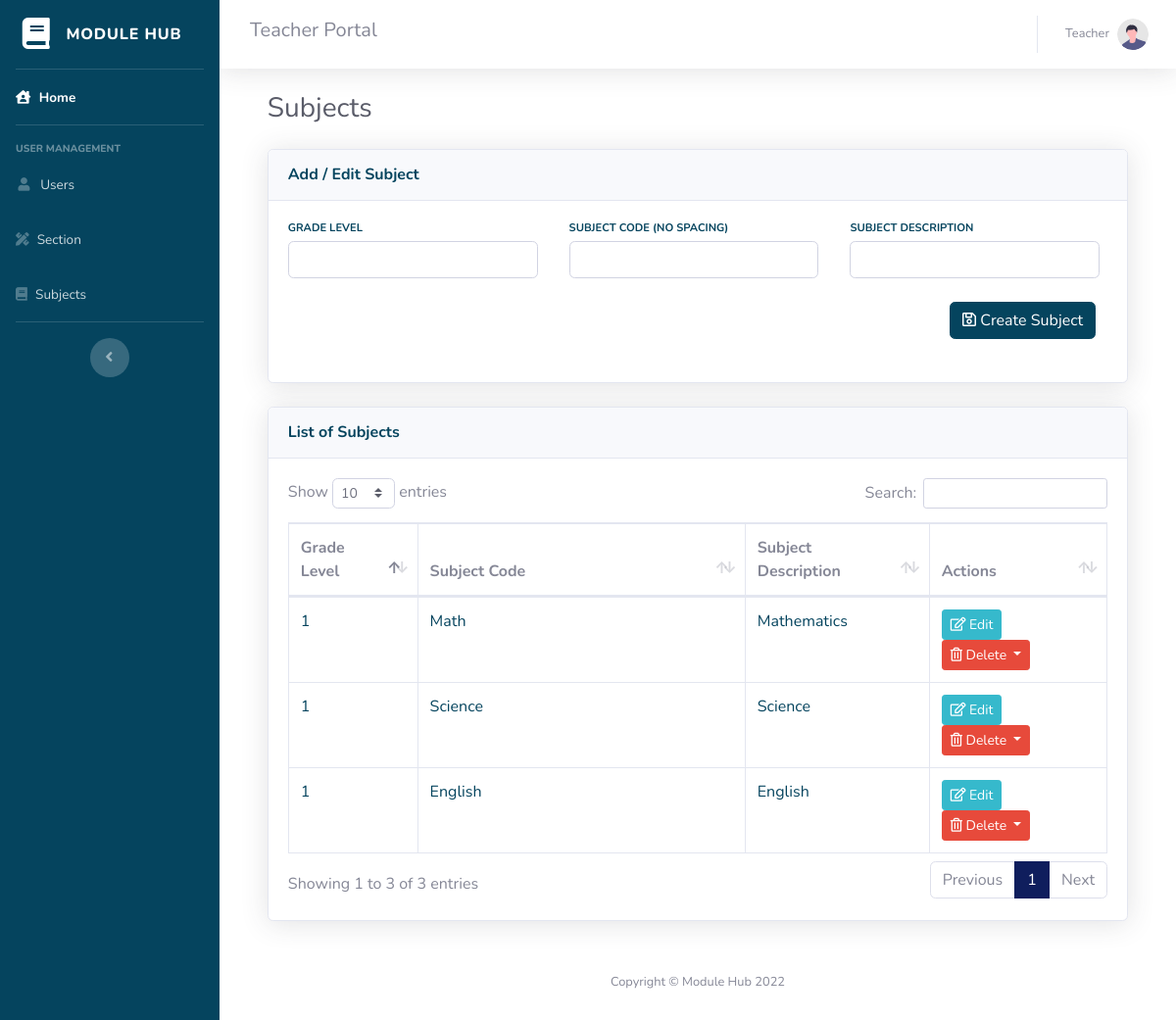
Before: /subjects.php (signed in) with the older database file.
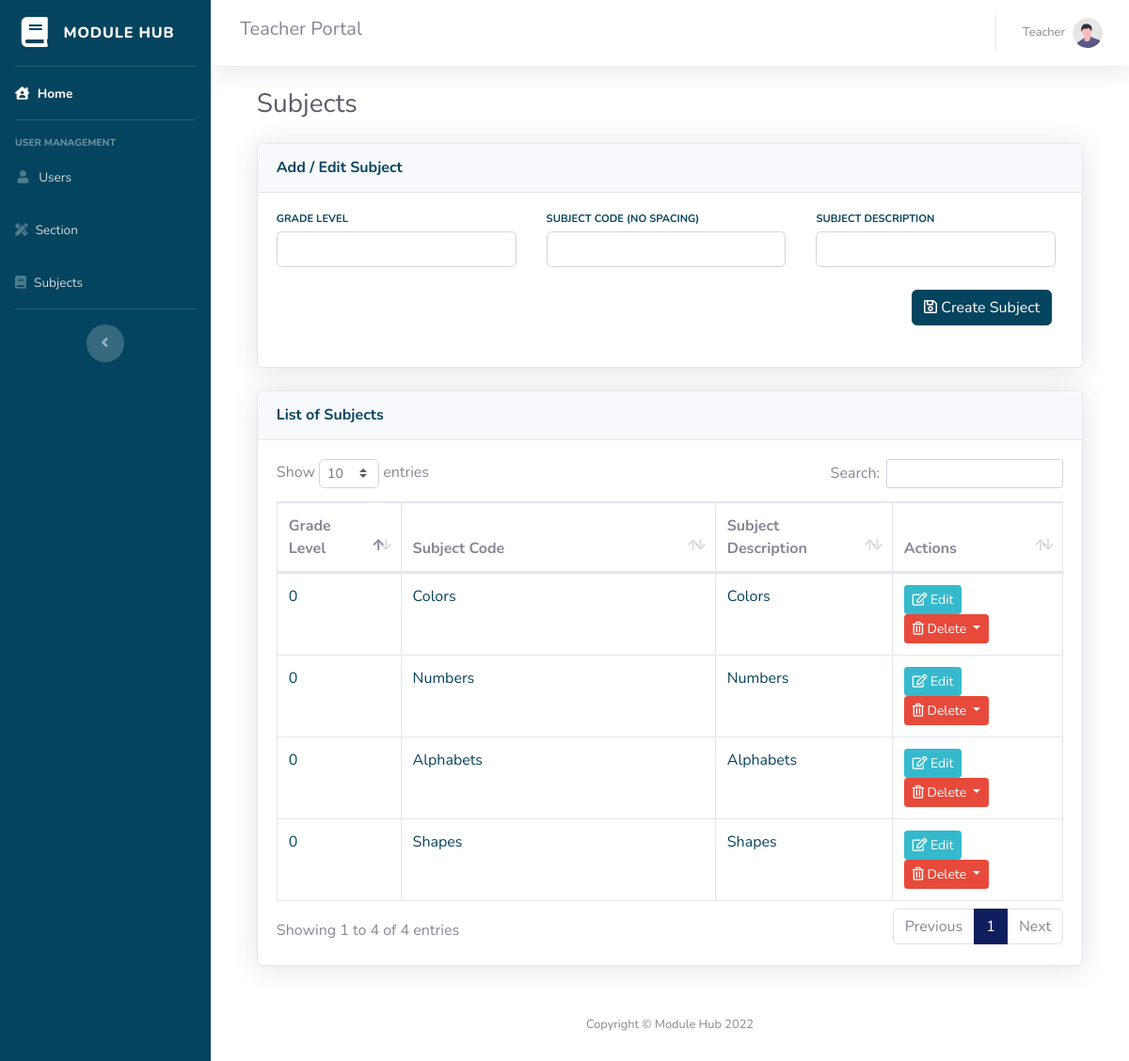
After: the same page with the newer database file.
### tables this page shows
CREATE TABLE `subjects` (
  `id` int(11) NOT NULL,
  `code` varchar(64) DEFAULT NULL,
  `description` varchar(128) DEFAULT NULL,
  `grade` int(3) NOT NULL DEFAULT 1
);

### subjects.php (the view, shortened to what the changed rows need)
<?php
include("head.php");
$subjects = mysqli_query($mysqli, "SELECT *
    FROM subjects");
?>
<head>
    <link href="vendor/datatables/dataTables.bootstrap4.min.css" rel="stylesheet">
</head>
<body id="page-top">
    <div id="wrapper">
        <div id="content-wrapper" class="d-flex flex-column">
            <div id="content">
                <div class="container-fluid">
                    <h1 class="h3 mb-2 text-gray-800">Subjects</h1>
                    <div class="card shadow mb-4">
                        <div class="card-body">
                            <div class="table-responsive">
                                <table class="table table-bordered" id="dataTable" width="100%" cellspacing="0">
                                    <thead>
                                        <tr>
                                            <th>Grade Level</th>
                                            <th width="40%">Subject Code</th>
                                            <th>Subject Description</th>
                                            <th>Actions</th>
                                        </tr>
                                    </thead>
                                    <tbody>
                                        <?php while ($subject = mysqli_fetch_array($subjects)) {
                                        ?>
                                            <tr>
                                                <td><a target="_blank" href="generate_qr.php?subject=<?php echo $subject["id"]."&code=".ucfirst($subject["code"])."&description=".ucfirst($subject["description"]); ?>"><?php echo $subject["grade"]; ?></a></td>
                                                <td><a target="_blank" href="generate_qr.php?subject=<?php echo $subject["id"]."&code=".ucfirst($subject["code"])."&description=".ucfirst($subject["description"]); ?>"><?php echo ucfirst($subject["code"]); ?></a></td>
                                                <td><a href="generate_qr.php?subject=<?php echo $subject["id"]; ?>"><?php echo $subject["description"]; ?></a></td>
                                                <td>
                                                    <a href="subjects.php?edit=<?php echo $subject['id']; ?>" class="btn btn-info btn-sm"><i class="far fa-edit"></i> Edit</a>
                                                    <button class="btn btn-danger btn-secondary dropdown-toggle btn-sm" type="button" id="dropdownMenuButton" data-toggle="dropdown" aria-haspopup="true" aria-expanded="false">
                                                        <i class="far fa-trash-alt"></i> Delete
                                                    </button>
                                                </td>
                                            </tr>
                                        <?php } ?>
                                    </tbody>
                                </table>
                            </div>
                        </div>
                    </div>
                </div>
            </div>
            <?php include("footer.php"); ?>
</body>
</html>

Changed rows visible on the page:
removed subjects: grade "1", code "Math", description "Mathematics"
removed subjects: grade "1", code "Science", description "Science"
removed subjects: grade "1", code "English", description "English"
added subjects: grade "0", code "Colors", description "Colors"
added subjects: grade "0", code "Numbers", description "Numbers"
added subjects: grade "0", code "Alphabets", description "Alphabets"
added subjects: grade "0", code "Shapes", description "Shapes"
Other visible differences:
text written by a page script: "Show entries Search: Showing 1 to 3 of 3 entries Previous 1 Next" → "Show entries Search: Showing 1 to 4 of 4 entries Previous 1 Next"
